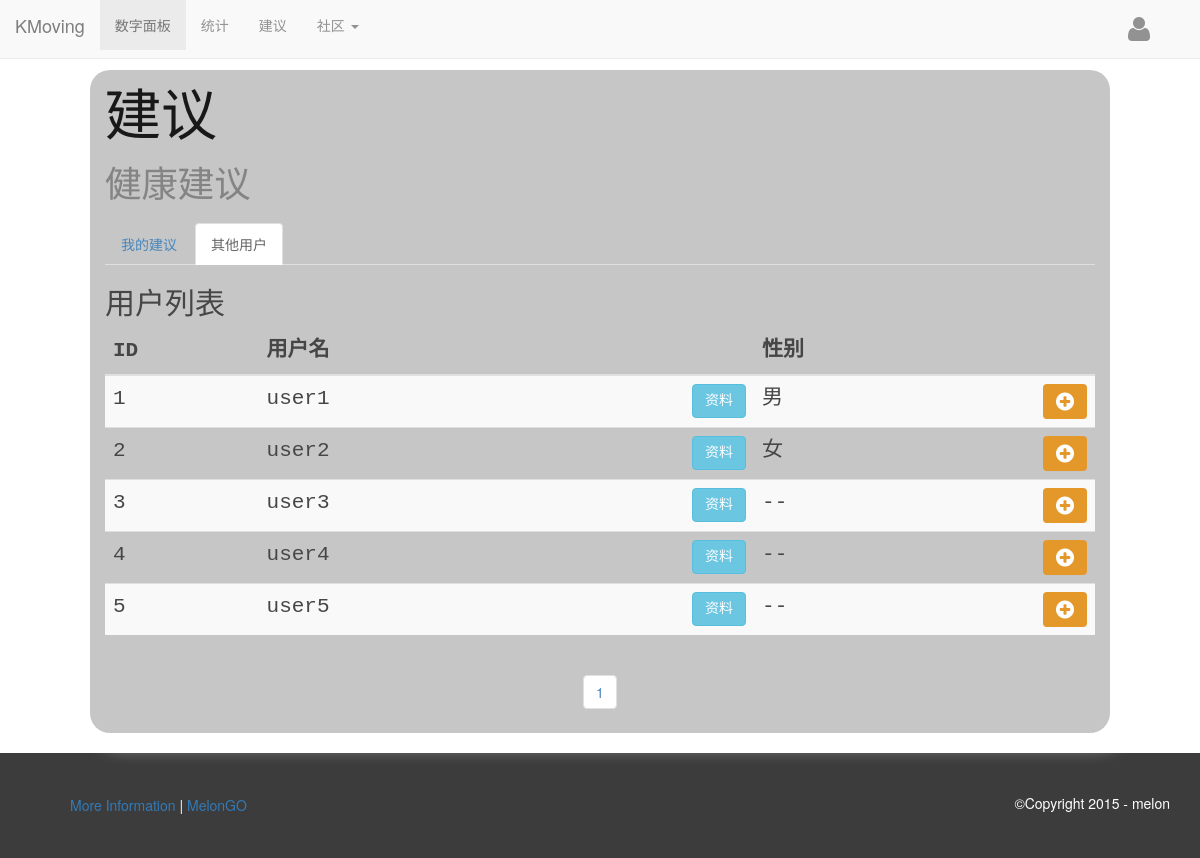
/user/advice_create.php, run on the app's committed database.
### tables this page shows
CREATE TABLE User
      (id      INTEGER PRIMARY KEY AUTOINCREMENT,
      name     VARCHAR(255),
      password VARCHAR(255),
      weight   REAL,
      gender   VARCHAR(255),
      image    VARCHAR(255),
      height   REAL,
      last     VARCHAR(255),
      first    VARCHAR(255),
      birth    VARCHAR(255),
      country  VARCHAR(255),
      city     VARCHAR(255),
      address  VARCHAR(255),
      doctor   INTEGER);

### server/advice/user_list.php (the view, shortened to what this page needs)
<?php
$page = $_GET['page'];
function get_user_list($num){
    $db = new MyDB();
    $sql =<<<EOF
    SELECT * FROM User ORDER BY id LIMIT $num,5;
EOF;
    $arrayList[] = array();
    $ret = $db->query($sql);
    $index = 0;
    while($row = $ret->fetchArray(SQLITE3_ASSOC)){
        $id = $row['id'];
        $name = $row['name'];
        $gender = $row['gender'];
        $height = $row['height'];
        $weight = $row['weight'];
        $birth = $row['birth'];
        $country = $row['country'];
        $city = $row['city'];
        $arrayList[$index] = [$id, $name, $gender, $height, $weight, $birth, $country, $city];
        $index++;
    }
    return $arrayList;
}
function get_user_len(){
    $db = new MyDB();
    $sql =<<<EOF
    SELECT count(*) AS length FROM User;
EOF;
    $ret = $db->query($sql);
    if($row = $ret->fetchArray(SQLITE3_ASSOC)){
        return $row['length'];
    }
    return null;
}
function show_user_list($data_list,$page=1){
    $len = count($data_list);
    echo "
        <table class=\"table table-striped user-list\">
            <thead>
                <tr>
                    <th>ID</th>
                    <th>用户名</th>
                    <th>性别</th>
                </tr>
            </thead>
            <tbody>";
    for($index = 0;$index < $len;$index++){
        $id = $data_list[$index][0];
        $name = $data_list[$index][1];
        $gender = $data_list[$index][2];
        $height = $data_list[$index][3];
        $weight = $data_list[$index][4];
        $birth = $data_list[$index][5];
        $country = $data_list[$index][6];
        $city = $data_list[$index][7];
        echo "
            <tr>
                <td>
                    $id
                </td>
                <td>
                    $name
                    <button type='button' class='btn btn-info pull-right' title='用户资料'
                        data-container='body' data-toggle='popover' data-placement='left''
                        data-content='身高: $height 体重: $weight 生日: $birth 国家: $country 城市: $city'>资料</button>
                </td>
                <td>
                    $gender<button class='btn btn-toolbar fa fa-plus-circle center-block pull-right'
                                   data-toggle='modal' data-target='#advice' onclick='get_toUserId($id)'></button>
                </td>
            </tr> ";
    }
    echo "
            </tbody>
        </table>";
    $total_len = get_user_len();
    echo "
    <div class=\"row\">
        <nav style=\"text-align: center\">
            <ul class=\"pagination\">";
    for($index = 1;$index < $total_len/5 + 1;$index++){
        echo "
            <li><a href=\"?page=$index\">$index</a></li>";
    }
    echo "
            </ul>
        </nav>
    </div>";
}
if($page == null){
    $data_list = get_user_list(0);
    show_user_list($data_list);
}else{
    $num = ($page - 1) * 5;
    $data_list = get_user_list($num);
    show_user_list($data_list);
}

### css/mystyle.css (style rules this page uses)
body { overflow-x: hidden; background: url("/img/bg.png"); background-size:cover; }
div button.btn-toolbar { color: white; background-color: #e38d13; }
table.user-list { font-family: Menlo, Monaco, Consolas, "Courier New", monospace; font-size: 1.5em; }

### data on the page
user: id "1", name "user1", gender "男"
user: id "2", name "user2", gender "女"
user: id "3", name "user3", gender "--"
user: id "4", name "user4", gender "--"
user: id "5", name "user5", gender "--"
